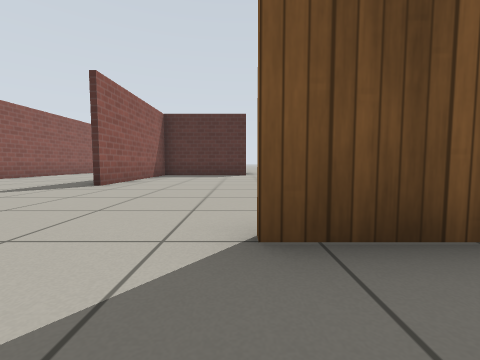
View 1 (above)

16 first-person views from a walk through a world built for the Gazebo simulator. The camera is 0.5 m above the floor, tilts 4° down and sees 90° across. The floor is counted in squares, 1 m on a side. Each view is taken from the middle of a square. On the plan, view 1 faces up. The plan holds only what a view shows up to about 9 squares ahead; the rest is blank. Simple patterns stand in for the simulator's built-in surfaces.

View 2
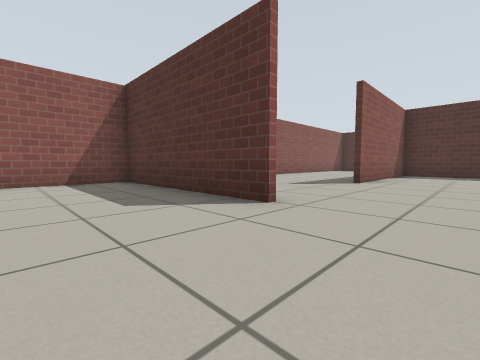

View 3
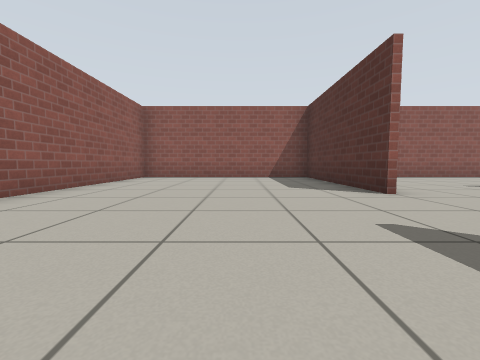

View 4
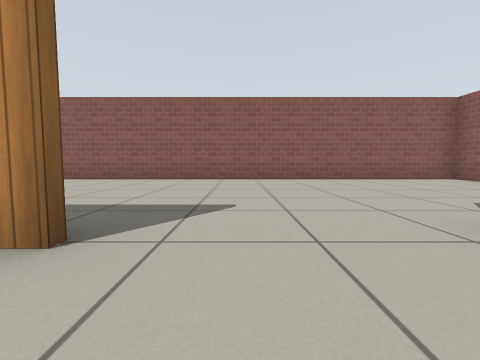

View 5
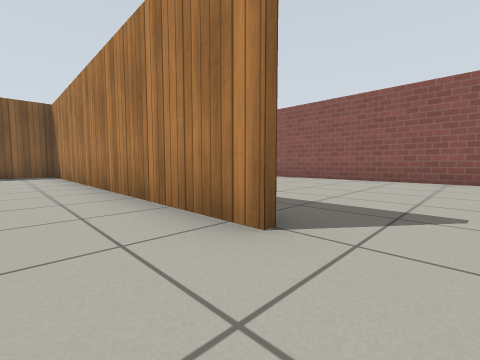

View 6
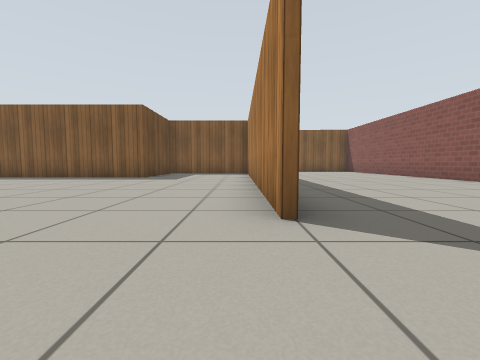

View 7
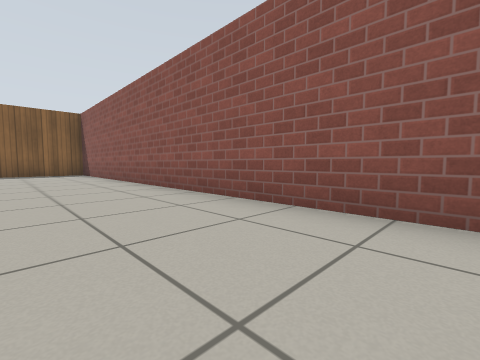

View 8
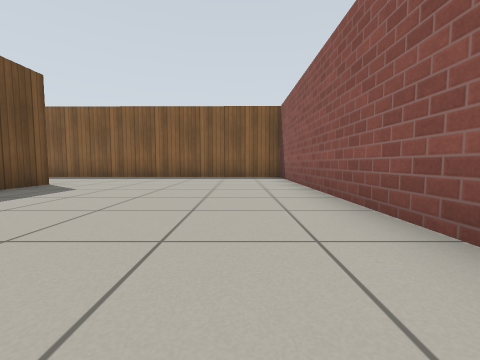

View 9
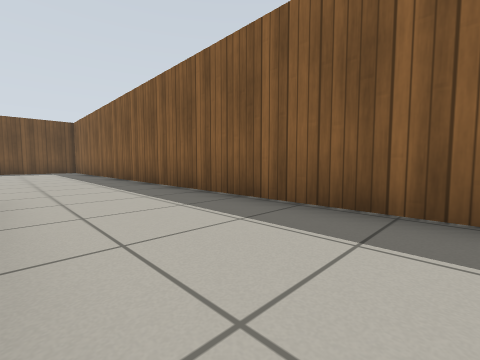

View 10
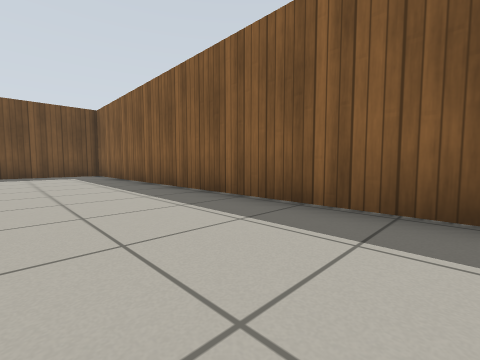

View 11
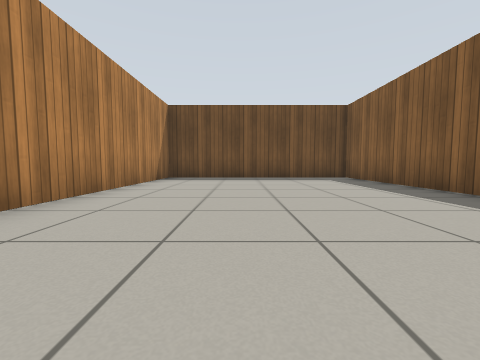

View 12
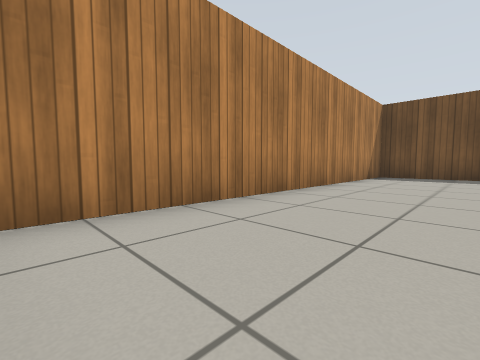

View 13
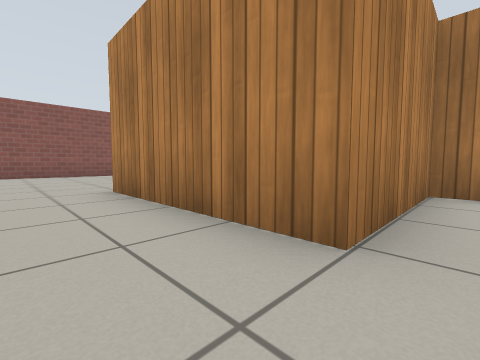

View 14
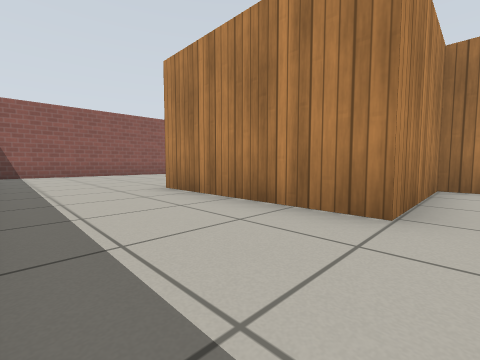

View 15
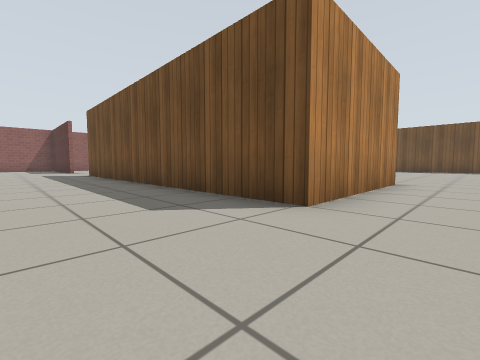

View 16
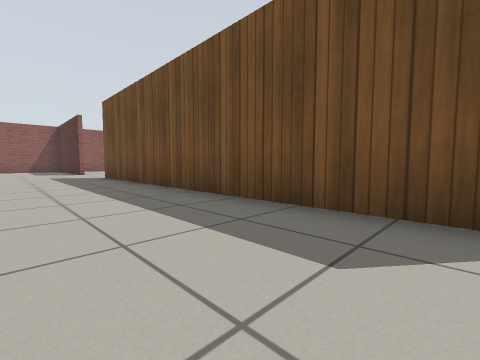

### Floor plan
Points are (right, up) in squares from view 1. A wall is a line through its corners. A room is listed if a view was taken in it or the views show most of it. See-through windows are left out.
Room 1 (views 1, 2, 3, 7, 8, 9, 10, 11, 12, 13, 14, 15, 16)
walls: (-2.8, 1.5) (-7.6, 1.5) (-7.6, -4.4) (12.6, -4.4) (12.7, 15.4) (6.5, 15.4) (6.5, 5.5) (9.6, 5.5) (9.6, 1.5) (0, 1.5)
ways out: opening at (-1.5, 1) to room 2
Room 2 (views 4, 5, 6)
walls: (-1, 9.9) (-3.1, 9.9) (-3.1, 5.2); (0, 1.6) (9.5, 1.6) (9.5, 3); (-7.6, 9.1) (-7.6, 4.6); (7.1, 5.3) (6.4, 5.3) (6.4, 10.4)
ways out: opening at (-1.5, 1) to room 1

Positions as (right, up) in squares from view 1, and headings:
1: (0, 0), facing up
2: (-1, -1), facing up-left
3: (1, -1), facing left
4: (-1, 3), facing down
5: (-1, 3), facing down-right
6: (-2, 2), facing right
7: (1, -2), facing down-right
8: (4, -3), facing right
9: (10, 1), facing up-right
10: (10, 5), facing up-right
11: (9, 7), facing up
12: (9, 6), facing up-left
13: (11, 6), facing down-left
14: (12, 6), facing down-left
15: (11, -1), facing up-left
16: (9, -1), facing up-left
